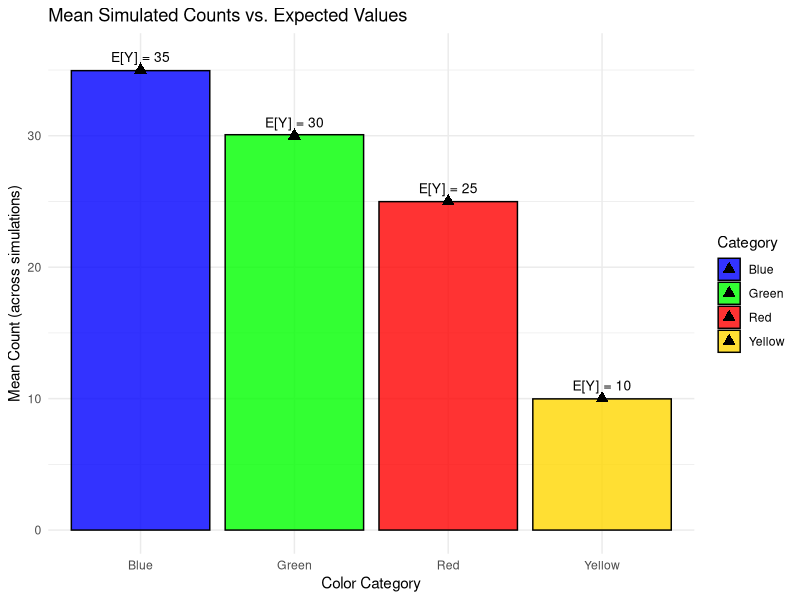
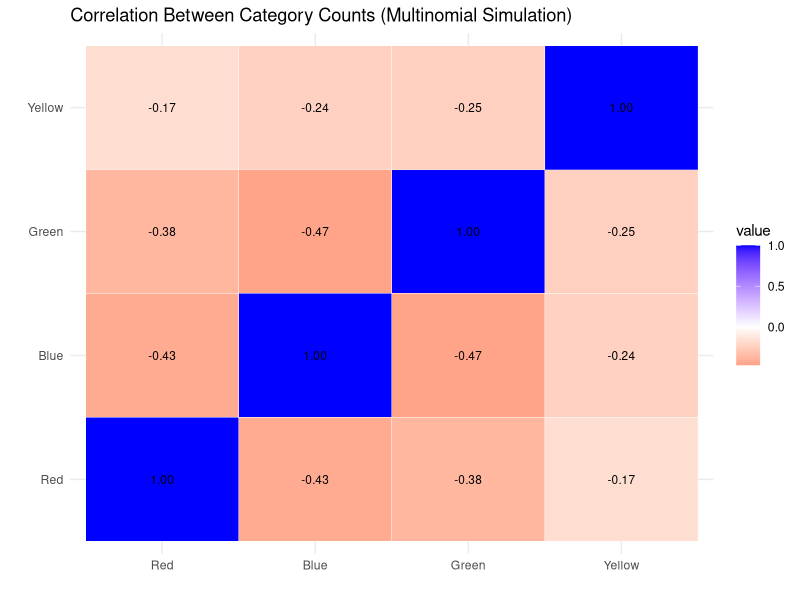

R code for these plots, in order:
## ---- chunk 1
# ==========================================================
# Exploring the Multinomial Distribution
# ==========================================================
# This R Markdown script demonstrates how to simulate,
# analyze, and visualize data from a multinomial distribution.
# We model a survey of 100 respondents choosing their favorite
# color among four options: Red, Blue, Green, and Yellow.
# ==========================================================

# Load libraries
library(ggplot2)
library(reshape2)
library(MASS)

# Set seed for reproducibility
set.seed(123)

# Parameters
n <- 100
p <- c(0.25, 0.35, 0.30, 0.10)
categories <- c("Red", "Blue", "Green", "Yellow")

# Generate one sample
sample_counts <- rmultinom(1, size = n, prob = p)
rownames(sample_counts) <- categories
sample_counts

# Expected values and variances
expected_values <- n * p
variances <- n * p * (1 - p)

# Covariance matrix
cov_matrix <- matrix(0, nrow = 4, ncol = 4)
for (i in 1:4) {
  for (j in 1:4) {
    if (i == j) {
      cov_matrix[i, j] <- n * p[i] * (1 - p[i])
    } else {
      cov_matrix[i, j] <- -n * p[i] * p[j]
    }
  }
}
rownames(cov_matrix) <- colnames(cov_matrix) <- categories

# Display results
expected_values
variances
cov_matrix

# Simulate many samples
n_sim <- 10000
sim_data <- t(rmultinom(n_sim, size = n, prob = p))
colnames(sim_data) <- categories
sim_df <- as.data.frame(sim_data)
head(sim_df)

# Mean counts
mean_counts <- colMeans(sim_df)

# Combine data
plot_df <- data.frame(
  Category = categories,
  MeanCount = mean_counts,
  Expected = expected_values
)

# Plot mean simulated counts vs expected values
ggplot(plot_df, aes(x = Category, y = MeanCount, fill = Category)) +
  geom_bar(stat = "identity", color = "black", alpha = 0.8) +
  geom_point(aes(y = Expected), color = "black", size = 3, shape = 17) +
  geom_text(aes(y = Expected + 1, label = paste("E[Y] =", round(Expected, 1))), size = 3.5) +
  labs(title = "Mean Simulated Counts vs. Expected Values",
       y = "Mean Count (across simulations)",
       x = "Color Category") +
  scale_fill_manual(values = c("blue", "green", "red", "gold")) +
  theme_minimal()

# Correlation heatmap
cor_matrix <- cor(sim_df)
melted_cor <- melt(cor_matrix)
ggplot(melted_cor, aes(x = Var1, y = Var2, fill = value)) +
  geom_tile(color = "white") +
  geom_text(aes(label = sprintf("%.2f", value)), color = "black", size = 3) +
  scale_fill_gradient2(low = "red", high = "blue", mid = "white", midpoint = 0) +
  labs(title = "Correlation Between Category Counts (Multinomial Simulation)",
       x = "", y = "") +
  theme_minimal()
